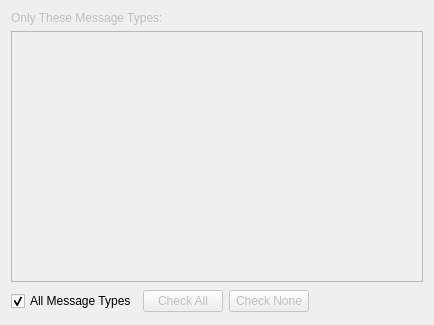
<ui version="4.0" >
 <class>MessageTypeSelect</class>
 <widget class="QWidget" name="MessageTypeSelect" >
  <property name="geometry" >
   <rect>
    <x>0</x>
    <y>0</y>
    <width>434</width>
    <height>325</height>
   </rect>
  </property>
  <property name="windowTitle" >
   <string>Select Message Types</string>
  </property>
  <layout class="QVBoxLayout" name="verticalLayout" >
   <item>
    <widget class="QLabel" name="typesListText" >
     <property name="enabled" >
      <bool>false</bool>
     </property>
     <property name="text" >
      <string>Only These Message Types:</string>
     </property>
    </widget>
   </item>
   <item>
    <widget class="QListWidget" name="typesList" >
     <property name="enabled" >
      <bool>false</bool>
     </property>
     <property name="sizePolicy" >
      <sizepolicy vsizetype="Expanding" hsizetype="Expanding" >
       <horstretch>0</horstretch>
       <verstretch>0</verstretch>
      </sizepolicy>
     </property>
    </widget>
   </item>
   <item>
    <layout class="QHBoxLayout" >
     <property name="spacing" >
      <number>6</number>
     </property>
     <property name="margin" >
      <number>0</number>
     </property>
     <item>
      <widget class="QCheckBox" name="allCheck" >
       <property name="text" >
        <string>All Message Types</string>
       </property>
       <property name="checked" >
        <bool>true</bool>
       </property>
      </widget>
     </item>
     <item>
      <widget class="QPushButton" name="checkAllButton" >
       <property name="enabled" >
        <bool>false</bool>
       </property>
       <property name="text" >
        <string>Check All</string>
       </property>
      </widget>
     </item>
     <item>
      <widget class="QPushButton" name="checkNoneButton" >
       <property name="enabled" >
        <bool>false</bool>
       </property>
       <property name="text" >
        <string>Check None</string>
       </property>
      </widget>
     </item>
     <item>
      <spacer>
       <property name="orientation" >
        <enum>Qt::Horizontal</enum>
       </property>
       <property name="sizeHint" stdset="0" >
        <size>
         <width>16</width>
         <height>26</height>
        </size>
       </property>
      </spacer>
     </item>
    </layout>
   </item>
  </layout>
  <zorder>allCheck</zorder>
  <zorder>typesList</zorder>
  <zorder>typesListText</zorder>
  <zorder></zorder>
 </widget>
 <resources/>
 <connections>
  <connection>
   <sender>allCheck</sender>
   <signal>clicked(bool)</signal>
   <receiver>typesList</receiver>
   <slot>setDisabled(bool)</slot>
   <hints>
    <hint type="sourcelabel" >
     <x>216</x>
     <y>18</y>
    </hint>
    <hint type="destinationlabel" >
     <x>216</x>
     <y>167</y>
    </hint>
   </hints>
  </connection>
  <connection>
   <sender>allCheck</sender>
   <signal>clicked(bool)</signal>
   <receiver>typesListText</receiver>
   <slot>setDisabled(bool)</slot>
   <hints>
    <hint type="sourcelabel" >
     <x>216</x>
     <y>18</y>
    </hint>
    <hint type="destinationlabel" >
     <x>216</x>
     <y>40</y>
    </hint>
   </hints>
  </connection>
  <connection>
   <sender>allCheck</sender>
   <signal>clicked(bool)</signal>
   <receiver>checkAllButton</receiver>
   <slot>setDisabled(bool)</slot>
   <hints>
    <hint type="sourcelabel" >
     <x>216</x>
     <y>18</y>
    </hint>
    <hint type="destinationlabel" >
     <x>47</x>
     <y>301</y>
    </hint>
   </hints>
  </connection>
  <connection>
   <sender>allCheck</sender>
   <signal>clicked(bool)</signal>
   <receiver>checkNoneButton</receiver>
   <slot>setDisabled(bool)</slot>
   <hints>
    <hint type="sourcelabel" >
     <x>216</x>
     <y>18</y>
    </hint>
    <hint type="destinationlabel" >
     <x>128</x>
     <y>301</y>
    </hint>
   </hints>
  </connection>
 </connections>
</ui>
